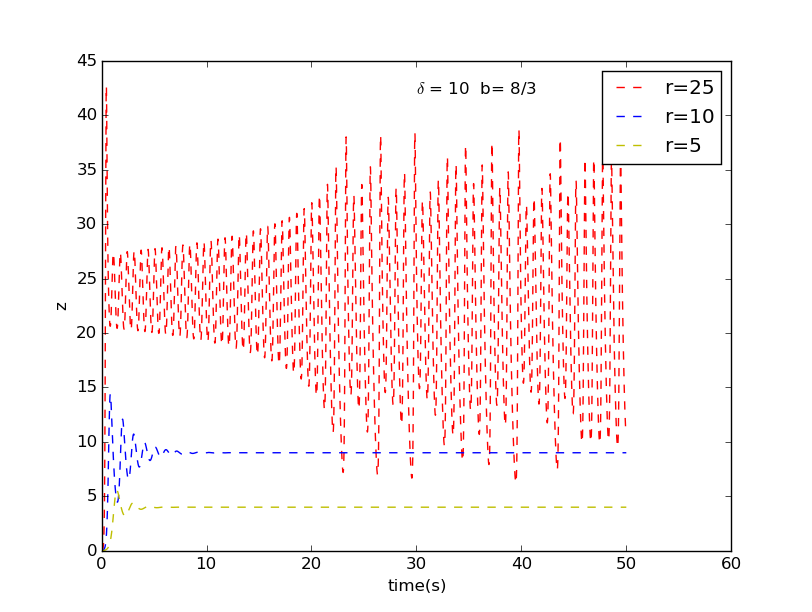

Here is the Python script that generated this plot:
de=10
b=8./3
dt=0.0001

x=[]
y=[]
z=[]
t=[]
x.append(1)
y.append(0)
z.append(0)
t.append(0)

def r(pa):
	for i in range (500000):

		r=pa
		x_app=x[i]+de*(y[i]-x[i])*dt
		y_app=y[i]+(-x[i]*z[i]+r*x[i]-y[i])*dt
		z_app=z[i]+(x[i]*y[i]-b*z[i])*dt
		t_app=t[i]+dt
		x.append(x_app)
		y.append(y_app)
		z.append(z_app)
		t.append(t_app)

import matplotlib.pyplot as plt
r(25)
plt.plot(t,z,'r--',label='r=25')

x=[]
y=[]
z=[]
t=[]
x.append(1)
y.append(0)
z.append(0)
t.append(0)
r(10)
plt.plot(t,z,'b--',label='r=10')

x=[]
y=[]
z=[]
t=[]
x.append(1)
y.append(0)
z.append(0)
t.append(0)
r(5)
plt.plot(t,z,'y--',label='r=5')
plt.text(30,42,r'$\delta$ = 10  b= 8/3 ')
plt.ylabel('z')
plt.xlabel('time(s)')
plt.legend(loc='upper right')
plt.show()
